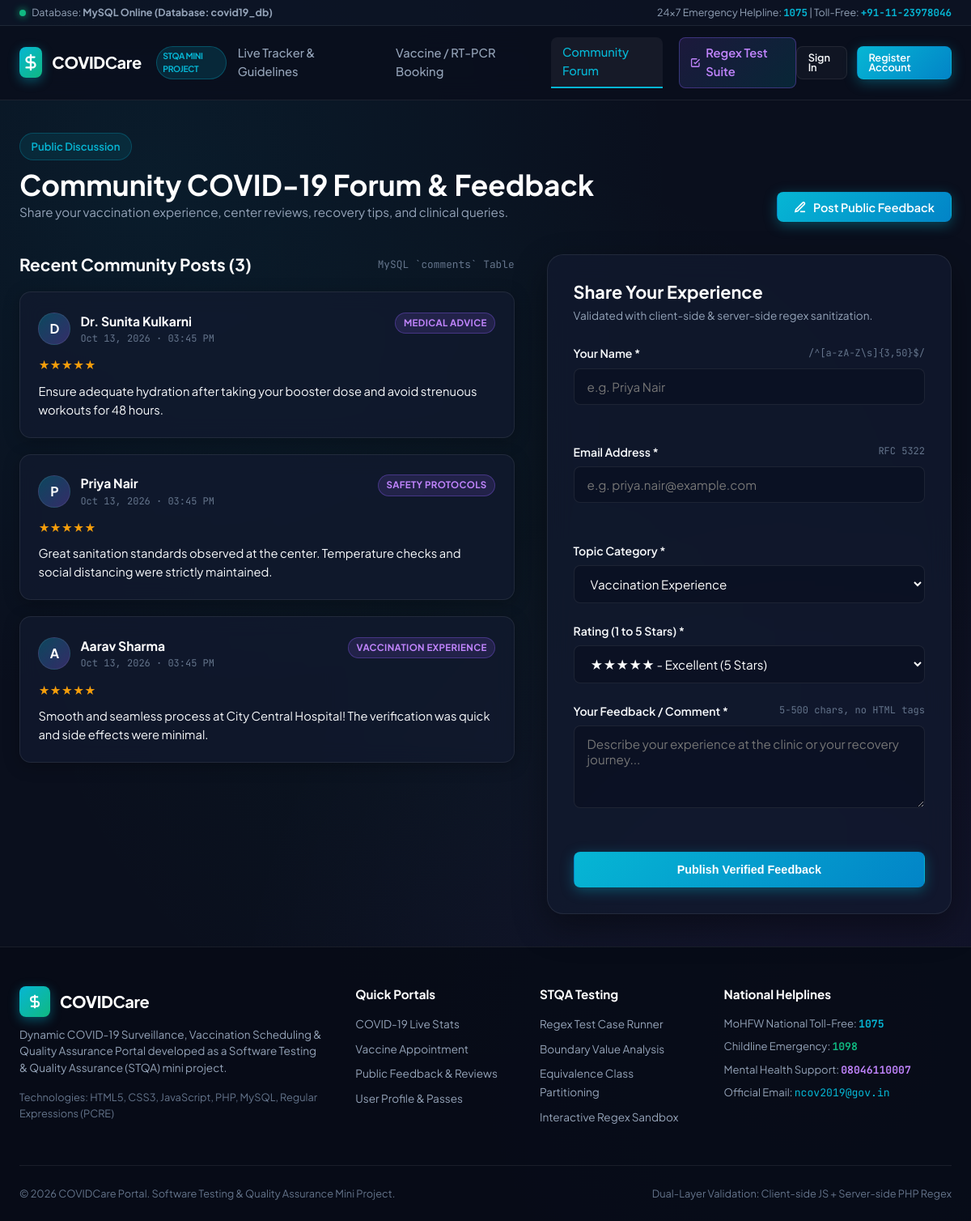
The page /comments.php on the database its author committed.
### tables this page shows
CREATE TABLE IF NOT EXISTS `comments` (
  `id` INT AUTO_INCREMENT PRIMARY KEY,
  `user_id` INT NULL,
  `author_name` VARCHAR(100) NOT NULL,
  `author_email` VARCHAR(120) NOT NULL,
  `category` VARCHAR(50) NOT NULL,
  `rating` INT DEFAULT 5,
  `comment_text` TEXT NOT NULL,
  `created_at` DATETIME DEFAULT CURRENT_TIMESTAMP,
  FOREIGN KEY (`user_id`) REFERENCES `users`(`id`) ON DELETE SET NULL
);

### db.php (called while the page is built, shortened)
<?php
function getDBConnection() {
    $mysql_host = '127.0.0.1';
    $mysql_port = '3306';
    $mysql_user = 'root';
    $mysql_pass = '';
    $mysql_dbname = 'covid19_db';
    try {
        $dsn_db = "mysql:host={$mysql_host};port={$mysql_port};dbname={$mysql_dbname};charset=utf8mb4";
        $pdo = new PDO($dsn_db, $mysql_user, $mysql_pass, [
            PDO::ATTR_ERRMODE => PDO::ERRMODE_EXCEPTION,
            PDO::ATTR_DEFAULT_FETCH_MODE => PDO::FETCH_ASSOC,
        ]);
        $db_driver = 'mysql';
        $db_status_message = "MySQL Online (Database: {$mysql_dbname})";
        return $pdo;
    } catch (Exception $e) {
        try {
            $sqlite_path = __DIR__ . '/covid19_data.sqlite';
            $pdo = new PDO("sqlite:" . $sqlite_path, null, null, [
                PDO::ATTR_ERRMODE => PDO::ERRMODE_EXCEPTION,
                PDO::ATTR_DEFAULT_FETCH_MODE => PDO::FETCH_ASSOC,
            ]);
            $db_driver = 'sqlite';
            $db_status_message = "SQLite Active (MySQL offline / XAMPP not started yet)";
            initializeSQLiteTables($pdo);
            return $pdo;
        } catch (Exception $sqle) {
            die("Database Fatal Error: " . htmlspecialchars($sqle->getMessage()));
        }
    }
}
function getCurrentUser() {
    return isset($_SESSION['user']) ? $_SESSION['user'] : null;
}
function e($string) {
    return htmlspecialchars($string ?? '', ENT_QUOTES, 'UTF-8');
}

### comments.php (the view, shortened to what this page needs)
<?php
require_once __DIR__ . '/db.php';
$stmt = $db->query("SELECT * FROM comments ORDER BY id DESC LIMIT 50");
$comments = $stmt->fetchAll();
require_once __DIR__ . '/includes/header.php';
?>
<div class="container" style="padding: 2.5rem 1.5rem;">
  <div style="display: flex; justify-content: space-between; align-items: flex-end; flex-wrap: wrap; gap: 1rem; margin-bottom: 2.5rem;">
    <div>
      <span class="hero-pill" style="margin-bottom: 0.5rem;">Public Discussion</span>
      <h1 style="font-size: 2.2rem;">Community COVID-19 Forum & Feedback</h1>
      <p style="color: var(--text-muted); font-size: 0.95rem;">
        Share your vaccination experience, center reviews, recovery tips, and clinical queries.
      </p>
    </div>
    <div>
      <a href="#commentForm" class="btn btn-primary" id="btnJumpToPost">
        <svg width="16" height="16" viewBox="0 0 24 24" fill="none" stroke="currentColor" stroke-width="2.5"><path d="M12 20h9"></path><path d="M16.5 3.5a2.121 2.121 0 0 1 3 3L7 19l-4 1 1-4L16.5 3.5z"></path></svg>
        Post Public Feedback
      </a>
    </div>
  </div>
  <div style="display: grid; grid-template-columns: 1.1fr 0.9fr; gap: 2.5rem; align-items: flex-start;">
    <div>
      <div style="display: flex; justify-content: space-between; align-items: center; margin-bottom: 1.25rem;">
        <h3 style="font-size: 1.3rem;">Recent Community Posts (<?php echo count($comments); ?>)</h3>
        <span style="font-size: 0.8rem; color: var(--text-dim);" class="mono">MySQL `comments` Table</span>
      </div>
      <div style="display: flex; flex-direction: column; gap: 1.25rem;">
        <?php if (empty($comments)): ?>
          <div class="card" style="text-align: center; padding: 3rem;">
            <p style="color: var(--text-muted);">No comments submitted yet. Be the first citizen to post feedback!</p>
          </div>
        <?php else: ?>
          <?php foreach ($comments as $cmt): ?>
            <div class="card" style="padding: 1.4rem;">
              <div style="display: flex; justify-content: space-between; align-items: flex-start; margin-bottom: 0.75rem;">
                <div style="display: flex; align-items: center; gap: 0.75rem;">
                  <div style="width: 40px; height: 40px; border-radius: 50%; background: linear-gradient(135deg, rgba(6,182,212,0.3), rgba(139,92,246,0.3)); display: flex; align-items: center; justify-content: center; font-weight: 700; color: #ffffff; border: 1px solid var(--border-glass);">
                    <?php echo strtoupper(substr($cmt['author_name'], 0, 1)); ?>
                  </div>
                  <div>
                    <strong style="color: #ffffff; font-size: 0.98rem;"><?php echo e($cmt['author_name']); ?></strong>
                    <div style="font-size: 0.75rem; color: var(--text-dim);" class="mono">
                      <?php echo date('M d, Y · h:i A', strtotime($cmt['created_at'])); ?>
                    </div>
                  </div>
                </div>
                <div>
                  <span class="badge badge-purple" style="font-size: 0.72rem;"><?php echo e($cmt['category']); ?></span>
                </div>
              </div>
              <div style="color: #f59e0b; font-size: 0.85rem; margin-bottom: 0.6rem;">
                <?php for ($i = 0; $i < $cmt['rating']; $i++): ?>★<?php endfor; ?>
              </div>
              <p style="color: var(--text-main); font-size: 0.92rem; line-height: 1.55;">
                <?php echo nl2br(e($cmt['comment_text'])); ?>
              </p>
            </div>
          <?php endforeach; ?>
        <?php endif; ?>
      </div>
    </div>
    <div>
      <div class="form-card" style="margin: 0; padding: 2rem;">
        <div style="margin-bottom: 1.5rem;">
          <h3 style="font-size: 1.35rem; margin-bottom: 0.3rem;">Share Your Experience</h3>
          <p style="font-size: 0.85rem; color: var(--text-muted);">
            Validated with client-side & server-side regex sanitization.
          </p>
        </div>
        <form id="commentForm" method="POST" action="comments.php" novalidate>
          <div class="form-group">
            <label for="author_name" class="form-label">
              <span>Your Name *</span>
              <span class="regex-hint">/^[a-zA-Z\s]{3,50}$/</span>
            </label>
            <input type="text" id="author_name" name="author_name" class="form-control" placeholder="e.g. Priya Nair" value="<?php echo e($_POST['author_name'] ?? ($currentUser['full_name'] ?? '')); ?>" required>
            <div id="author_name-feedback" class="feedback-msg"></div>
          </div>
          <div class="form-group">
            <label for="author_email" class="form-label">
              <span>Email Address *</span>
              <span class="regex-hint">RFC 5322</span>
            </label>
            <input type="email" id="author_email" name="author_email" class="form-control" placeholder="e.g. priya.nair@example.com" value="<?php echo e($_POST['author_email'] ?? ($currentUser['email'] ?? '')); ?>" required>
            <div id="author_email-feedback" class="feedback-msg"></div>
          </div>
          <div class="form-group">
            <label for="category" class="form-label">
              <span>Topic Category *</span>
            </label>
            <select id="category" name="category" class="form-control">
              <option value="Vaccination Experience">Vaccination Experience</option>
            </select>
          </div>
          <div class="form-group">
            <label for="rating" class="form-label">
              <span>Rating (1 to 5 Stars) *</span>
            </label>
            <select id="rating" name="rating" class="form-control">
              <option value="5">★★★★★ - Excellent (5 Stars)</option>
            </select>
          </div>
          <div class="form-group">
            <label for="comment_text" class="form-label">
              <span>Your Feedback / Comment *</span>
              <span class="regex-hint">5-500 chars, no HTML tags</span>
            </label>
            <textarea id="comment_text" name="comment_text" rows="4" class="form-control" placeholder="Describe your experience at the clinic or your recovery journey..." required><?php echo e($_POST['comment_text'] ?? ''); ?></textarea>
            <div id="comment_text-feedback" class="feedback-msg"></div>
          </div>
          <button type="submit" class="btn btn-primary" style="width: 100%; padding: 0.85rem;" id="btnSubmitComment">
            Publish Verified Feedback
          </button>
        </form>
      </div>
    </div>
  </div>
</div>
<?php require_once __DIR__ . '/includes/footer.php'; ?>

### includes/header.php (shortened to what this page needs)
<?php
require_once __DIR__ . '/../db.php';
$currentUser = getCurrentUser();
$activePage = basename($_SERVER['PHP_SELF'], '.php');
?>
<!DOCTYPE html>
<html lang="en">
<head>
  <link rel="stylesheet" href="css/style.css">
</head>
<body>
  <div class="status-bar">
    <div class="container">
      <div class="status-indicator">
        <span class="status-dot <?php echo ($db_driver === 'mysql') ? '' : 'amber'; ?>"></span>
        <span>Database: <strong><?php echo e($db_status_message); ?></strong></span>
      </div>
      <div>
        <span>24x7 Emergency Helpline: <strong class="mono" style="color: var(--primary);">1075</strong> | Toll-Free: <strong class="mono" style="color: var(--primary);">+91-11-23978046</strong></span>
      </div>
    </div>
  </div>
  <nav class="navbar" id="mainNavbar">
    <div class="container nav-container">
      <a href="index.php" class="brand-logo" id="nav-brand">
        <span class="brand-badge">
          <svg width="22" height="22" viewBox="0 0 24 24" fill="none" stroke="currentColor" stroke-width="2.5" stroke-linecap="round" stroke-linejoin="round">
            <path d="M12 2v20M17 5H9.5a3.5 3.5 0 0 0 0 7h5a3.5 3.5 0 0 1 0 7H6"/>
          </svg>
        </span>
        <span>COVID<strong>Care</strong></span>
        <span class="brand-tag">STQA Mini Project</span>
      </a>
      <ul class="nav-links">
        <li>
          <a href="index.php" class="nav-link <?php echo ($activePage === 'index') ? 'active' : ''; ?>" id="nav-home">
            Live Tracker & Guidelines
          </a>
        </li>
        <li>
          <a href="register_vaccine.php" class="nav-link <?php echo ($activePage === 'register_vaccine') ? 'active' : ''; ?>" id="nav-register">
            Vaccine / RT-PCR Booking
          </a>
        </li>
        <li>
          <a href="comments.php" class="nav-link <?php echo ($activePage === 'comments') ? 'active' : ''; ?>" id="nav-comments">
            Community Forum
          </a>
        </li>
        <li>
          <a href="stqa_tests.php" class="nav-link stqa-badge <?php echo ($activePage === 'stqa_tests') ? 'active' : ''; ?>" id="nav-stqa">
            <svg width="15" height="15" viewBox="0 0 24 24" fill="none" stroke="currentColor" stroke-width="2.5">
              <path d="m9 11 3 3L22 4"></path>
              <path d="M21 12v7a2 2 0 0 1-2 2H5a2 2 0 0 1-2-2V5a2 2 0 0 1 2-2h11"></path>
            </svg>
            Regex Test Suite
          </a>
        </li>
      </ul>
      <div class="nav-actions">
        <?php if ($currentUser): ?>
          <a href="dashboard.php" class="btn btn-outline btn-sm" id="nav-dashboard">
            <svg width="14" height="14" viewBox="0 0 24 24" fill="none" stroke="currentColor" stroke-width="2"><path d="M19 21v-2a4 4 0 0 0-4-4H9a4 4 0 0 0-4 4v2"></path><circle cx="12" cy="7" r="4"></circle></svg>
            <?php echo e(explode(' ', $currentUser['full_name'])[0]); ?>
          </a>
          <a href="logout.php" class="btn btn-outline btn-sm" id="nav-logout" style="border-color: rgba(244,63,94,0.4); color: #fb7185;">Logout</a>
        <?php else: ?>
          <a href="login.php" class="btn btn-outline btn-sm" id="nav-login">Sign In</a>
          <a href="signup.php" class="btn btn-primary btn-sm" id="nav-signup">Register Account</a>
        <?php endif; ?>
      </div>
    </div>
  </nav>
  <main style="flex: 1 0 auto;">

### includes/footer.php (shortened to what this page needs)
  </main>
  <footer>
    <div class="container">
      <div class="footer-grid">
        <div class="footer-col">
          <div class="brand-logo" style="margin-bottom: 0.75rem;">
            <span class="brand-badge">
              <svg width="20" height="20" viewBox="0 0 24 24" fill="none" stroke="currentColor" stroke-width="2.5">
                <path d="M12 2v20M17 5H9.5a3.5 3.5 0 0 0 0 7h5a3.5 3.5 0 0 1 0 7H6"/>
              </svg>
            </span>
            <span>COVID<strong>Care</strong></span>
          </div>
          <p style="color: var(--text-muted); font-size: 0.85rem; line-height: 1.5; margin-bottom: 1rem;">
            Dynamic COVID-19 Surveillance, Vaccination Scheduling & Quality Assurance Portal developed as a Software Testing & Quality Assurance (STQA) mini project.
          </p>
          <div style="font-size: 0.8rem; color: var(--text-dim);">
            <span>Technologies: HTML5, CSS3, JavaScript, PHP, MySQL, Regular Expressions (PCRE)</span>
          </div>
        </div>
        <div class="footer-col">
          <h5>Quick Portals</h5>
          <ul class="footer-links">
            <li><a href="index.php">COVID-19 Live Stats</a></li>
            <li><a href="register_vaccine.php">Vaccine Appointment</a></li>
            <li><a href="comments.php">Public Feedback & Reviews</a></li>
            <li><a href="dashboard.php">User Profile & Passes</a></li>
          </ul>
        </div>
        <div class="footer-col">
          <h5>STQA Testing</h5>
          <ul class="footer-links">
            <li><a href="stqa_tests.php">Regex Test Case Runner</a></li>
            <li><a href="stqa_tests.php#bva-section">Boundary Value Analysis</a></li>
            <li><a href="stqa_tests.php#ecp-section">Equivalence Class Partitioning</a></li>
            <li><a href="stqa_tests.php#playground">Interactive Regex Sandbox</a></li>
          </ul>
        </div>
        <div class="footer-col">
          <h5>National Helplines</h5>
          <p style="font-size: 0.82rem; color: var(--text-muted); margin-bottom: 0.4rem;">
            MoHFW National Toll-Free: <strong class="mono" style="color: var(--primary);">1075</strong>
          </p>
          <p style="font-size: 0.82rem; color: var(--text-muted); margin-bottom: 0.4rem;">
            Childline Emergency: <strong class="mono" style="color: var(--accent-teal);">1098</strong>
          </p>
          <p style="font-size: 0.82rem; color: var(--text-muted); margin-bottom: 0.4rem;">
            Mental Health Support: <strong class="mono" style="color: #c084fc;">08046110007</strong>
          </p>
          <p style="font-size: 0.82rem; color: var(--text-muted);">
            Official Email: <span class="mono" style="color: var(--primary);">ncov2019@gov.in</span>
          </p>
        </div>
      </div>
      <div class="footer-bottom">
        <div>
          &copy; <?php echo date('Y'); ?> COVIDCare Portal. Software Testing & Quality Assurance Mini Project.
        </div>
        <div>
          <span>Dual-Layer Validation: Client-side JS + Server-side PHP Regex</span>
        </div>
      </div>
    </div>
  </footer>
</body>
</html>

### rows shown on the page
comments: author_name "D", author_name "Dr. Sunita Kulkarni", created_at "Oct 13, 2026 · 03:45 PM", category "MEDICAL ADVICE", comment_text "Ensure adequate hydration after taking your booster dose and avoid strenuous workouts for 48 hours."
comments: author_name "P", author_name "Priya Nair", created_at "Oct 13, 2026 · 03:45 PM", category "SAFETY PROTOCOLS", comment_text "Great sanitation standards observed at the center. Temperature checks and social distancing were strictly maintained."
comments: author_name "A", author_name "Aarav Sharma", created_at "Oct 13, 2026 · 03:45 PM", category "VACCINATION EXPERIENCE", comment_text "Smooth and seamless process at City Central Hospital! The verification was quick and side effects were minimal."

### other values the page prints
$db_status_message "MySQL Online (Database: covid19_db)"
count($comments) "3"
